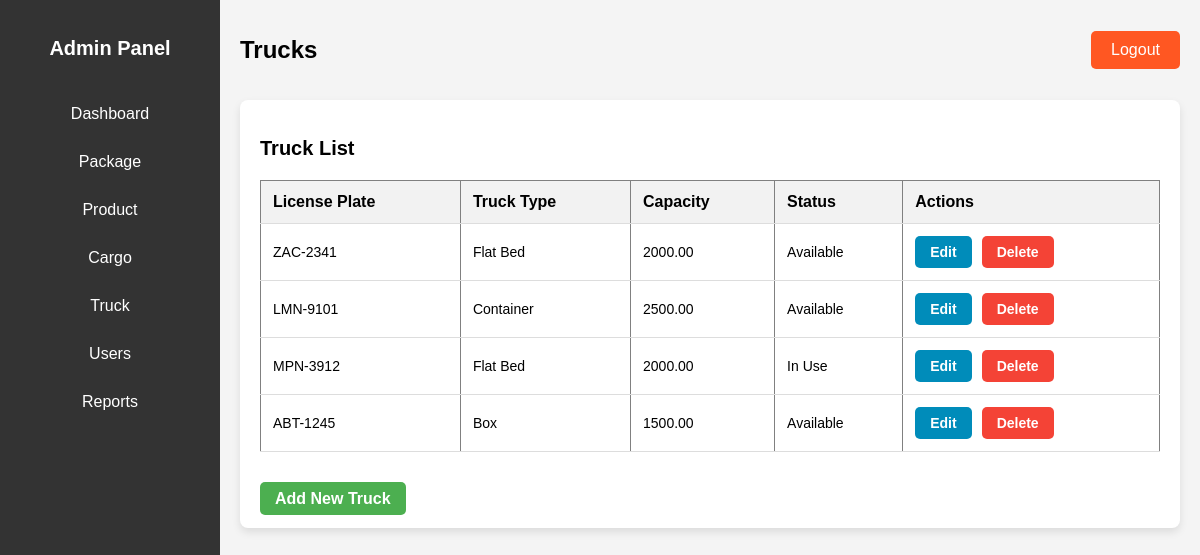
The app's page /truck.php with its own data.
### tables this page shows
CREATE TABLE `truck` (
  `truck_id` int(11) NOT NULL,
  `license_plate` varchar(20) NOT NULL,
  `truck_type` varchar(50) NOT NULL,
  `capacity` decimal(10,2) NOT NULL,
  `status` enum('Available','In Use','Maintenance') DEFAULT 'Available',
  `driver_id` int(11) DEFAULT NULL
);

### truck.php (the view, shortened to what this page needs)
<?php
include 'config.php';
$sql = "SELECT * FROM truck";
$result = mysqli_query($conn, $sql);
?>
<!DOCTYPE html>
<html lang="en">
<head>
</head>
<body>
    <div class="dashboard-container">
        <div class="sidebar">
            <h2>Admin Panel</h2>
            <ul class="sidebar-links">
                <li><a href="admin_dashboard.php" class="sidebar-btn">Dashboard</a></li>
                <li><a href="package.php" class="sidebar-btn">Package</a></li>
                <li><a href="product.php" class="sidebar-btn">Product</a></li>
                <li><a href="cargo.php" class="sidebar-btn">Cargo</a></li>
                <li><a href="truck.php" class="sidebar-btn">Truck</a></li>
                <li><a href="users.php" class="sidebar-btn">Users</a></li>
                <li><a href="reports.php" class="sidebar-btn">Reports</a></li>
            </ul>
        </div>
        <div class="main-content">
            <header>
                <h1>Trucks</h1>
                <a href="index.php" class="logout-btn">Logout</a>
            </header>
            <div class="dashboard-main-container">
                <h2>Truck List</h2>
                <div class="table-container">
                    <table border="1">
                        <tr>
                            <th>License Plate</th>
                            <th>Truck Type</th>
                            <th>Capacity</th>
                            <th>Status</th>
                            <th>Actions</th>
                        </tr>
                        <?php while ($row = mysqli_fetch_assoc($result)): ?>
                            <tr>
                                <td><?php echo $row['license_plate']; ?></td>
                                <td><?php echo $row['truck_type']; ?></td>
                                <td><?php echo $row['capacity']; ?></td>
                                <td><?php echo $row['status']; ?></td>
                                <td>
                                    <div class="action-buttons">
                                        <a href="edit_truck.php?id=<?php echo $row['truck_id']; ?>" class="btn edit-btn">Edit</a>
                                        <a href="delete_truck.php?id=<?php echo $row['truck_id']; ?>" class="btn delete-btn">Delete</a>
                                    </div>
                                </td>
                            </tr>
                        <?php endwhile; ?>
                    </table>
                </div>
                <br>
                <a href="add_truck.php" class="btn add-truck-btn">Add New Truck</a>
            </div>
        </div>
    </div>
</body>
</html>

### truck.php (style rules this page uses)
body { font-family: 'Arial', sans-serif; background-color: #f4f4f4; margin: 0; padding: 0; }
.dashboard-container { display: flex; height: 100vh; }
.sidebar { width: 220px; background-color: #333; color: white; padding-top: 20px; }
.sidebar h2 { text-align: center; margin-bottom: 30px; }
.sidebar-links { list-style: none; padding: 0; margin: 0; }
.sidebar-links li { padding: 15px; text-align: center; }
.sidebar-links li a { color: white; text-decoration: none; display: block; font-size: 16px; }
.main-content { flex-grow: 1; padding: 20px; }
header { display: flex; justify-content: space-between; align-items: center; margin-bottom: 20px; }
header h1 { font-size: 24px; }
.logout-btn { padding: 10px 20px; background-color: #ff5722; color: white; text-decoration: none; border-radius: 5px; }
.dashboard-main-container { background-color: white; padding: 20px; border-radius: 8px; box-shadow: 0 4px 8px rgba(0, 0, 0, 0.1); }
h2 { font-size: 20px; margin-bottom: 20px; }
.table-container { overflow-x: auto; }
table { width: 100%; border-collapse: collapse; margin-bottom: 20px; }
th, td { padding: 12px; text-align: left; border-bottom: 1px solid #ddd; }
th { background-color: #f2f2f2; }
td { font-size: 14px; }
.action-buttons { display: flex; gap: 10px; }
.btn { padding: 8px 15px; border-radius: 5px; text-decoration: none; font-weight: bold; text-align: center; cursor: pointer; transition: background-color 0.3s; }
.add-truck-btn { background-color: #4CAF50; color: white; }
.edit-btn { background-color: #008CBA; color: white; }
.delete-btn { background-color: #f44336; color: white; }

### records on screen
truck: license_plate "ZAC-2341", truck_type "Flat Bed", capacity "2000.00", status "Available"
truck: license_plate "LMN-9101", truck_type "Container", capacity "2500.00", status "Available"
truck: license_plate "MPN-3912", truck_type "Flat Bed", capacity "2000.00", status "In Use"
truck: license_plate "ABT-1245", truck_type "Box", capacity "1500.00", status "Available"
